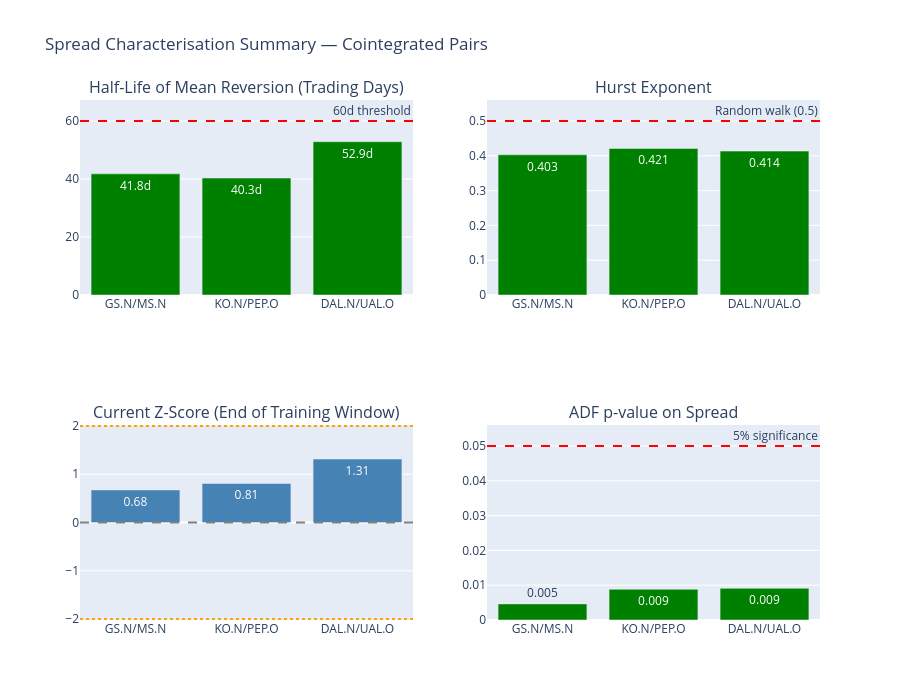

Write notebook code for a chart like this one.
### Markdown cell above
### Spread Characterisation

### Code cell
from plotly.subplots import make_subplots

pairs      = summary_df.index.tolist()
half_lives = summary_df['half_life'].tolist()
hursts     = summary_df['hurst'].tolist()
zscores    = summary_df['current_zscore'].tolist()
adf_pvals  = summary_df['adf_pvalue'].tolist()

fig = make_subplots(
    rows=2, cols=2,
    subplot_titles=(
        "Half-Life of Mean Reversion (Trading Days)",
        "Hurst Exponent",
        "Current Z-Score (End of Training Window)",
        "ADF p-value on Spread"
    )
)

# --- Half-life bar chart ---
fig.add_trace(go.Bar(
    x=pairs, y=half_lives,
    marker_color=['green' if h < 60 else 'orange' for h in half_lives],
    text=[f"{h:.1f}d" for h in half_lives], textposition='auto',
    name='Half-Life'
), row=1, col=1)
fig.add_hline(y=60, line=dict(color='red', dash='dash'), annotation_text='60d threshold', row=1, col=1)

# --- Hurst exponent bar chart ---
fig.add_trace(go.Bar(
    x=pairs, y=hursts,
    marker_color=['green' if h < 0.5 else 'red' for h in hursts],
    text=[f"{h:.3f}" for h in hursts], textposition='auto',
    name='Hurst'
), row=1, col=2)
fig.add_hline(y=0.5, line=dict(color='red',    dash='dash'), annotation_text='Random walk (0.5)', row=1, col=2)

# --- Current z-score bar chart ---
fig.add_trace(go.Bar(
    x=pairs, y=zscores,
    marker_color=['red' if abs(z) > 2 else 'steelblue' for z in zscores],
    text=[f"{z:.2f}" for z in zscores], textposition='auto',
    name='Z-Score'
), row=2, col=1)
fig.add_hline(y=2,  line=dict(color='orange', dash='dot'), row=2, col=1)
fig.add_hline(y=-2, line=dict(color='orange', dash='dot'), row=2, col=1)
fig.add_hline(y=0,  line=dict(color='gray',   dash='dash'), row=2, col=1)

# --- ADF p-value bar chart ---
fig.add_trace(go.Bar(
    x=pairs, y=adf_pvals,
    marker_color=['green' if p < 0.05 else 'red' for p in adf_pvals],
    text=[f"{p:.3f}" for p in adf_pvals], textposition='auto',
    name='ADF p-value'
), row=2, col=2)
fig.add_hline(y=0.05, line=dict(color='red', dash='dash'), annotation_text='5% significance', row=2, col=2)

fig.update_layout(
    height=700,
    title_text="Spread Characterisation Summary — Cointegrated Pairs",
    showlegend=False
)

fig.show()

### Figure 1 — Plotly figure (JSON) as saved in the notebook; plotly's stock layout.template omitted (floating-point values rounded to 4 significant figures)
{"data": [{"marker": {"color": ["green", "green", "green"]}, "name": "Half-Life", "text": ["41.8d", "40.3d", "52.9d"], "textposition": "auto", "type": "bar", "x": ["GS.N/MS.N", "KO.N/PEP.O", "DAL.N/UAL.O"], "xaxis": "x", "y": [41.77, 40.32, 52.86], "yaxis": "y"}, {"marker": {"color": ["green", "green", "green"]}, "name": "Hurst", "text": ["0.403", "0.421", "0.414"], "textposition": "auto", "type": "bar", "x": ["GS.N/MS.N", "KO.N/PEP.O", "DAL.N/UAL.O"], "xaxis": "x2", "y": [0.4028, 0.421, 0.4135], "yaxis": "y2"}, {"marker": {"color": ["steelblue", "steelblue", "steelblue"]}, "name": "Z-Score", "text": ["0.68", "0.81", "1.31"], "textposition": "auto", "type": "bar", "x": ["GS.N/MS.N", "KO.N/PEP.O", "DAL.N/UAL.O"], "xaxis": "x3", "y": [0.6755, 0.8089, 1.315], "yaxis": "y3"}, {"marker": {"color": ["green", "green", "green"]}, "name": "ADF p-value", "text": ["0.005", "0.009", "0.009"], "textposition": "auto", "type": "bar", "x": ["GS.N/MS.N", "KO.N/PEP.O", "DAL.N/UAL.O"], "xaxis": "x4", "y": [0.004625, 0.00882, 0.009095], "yaxis": "y4"}], "layout": {"annotations": [{"font": {"size": 16}, "showarrow": false, "text": "Half-Life of Mean Reversion (Trading Days)", "x": 0.225, "xanchor": "center", "xref": "paper", "y": 1, "yanchor": "bottom", "yref": "paper"}, {"font": {"size": 16}, "showarrow": false, "text": "Hurst Exponent", "x": 0.775, "xanchor": "center", "xref": "paper", "y": 1, "yanchor": "bottom", "yref": "paper"}, {"font": {"size": 16}, "showarrow": false, "text": "Current Z-Score (End of Training Window)", "x": 0.225, "xanchor": "center", "xref": "paper", "y": 0.375, "yanchor": "bottom", "yref": "paper"}, {"font": {"size": 16}, "showarrow": false, "text": "ADF p-value on Spread", "x": 0.775, "xanchor": "center", "xref": "paper", "y": 0.375, "yanchor": "bottom", "yref": "paper"}, {"showarrow": false, "text": "60d threshold", "x": 1, "xanchor": "right", "xref": "x domain", "y": 60, "yanchor": "bottom", "yref": "y"}, {"showarrow": false, "text": "Random walk (0.5)", "x": 1, "xanchor": "right", "xref": "x2 domain", "y": 0.5, "yanchor": "bottom", "yref": "y2"}, {"showarrow": false, "text": "5% significance", "x": 1, "xanchor": "right", "xref": "x4 domain", "y": 0.05, "yanchor": "bottom", "yref": "y4"}], "height": 700, "shapes": [{"line": {"color": "red", "dash": "dash"}, "type": "line", "x0": 0, "x1": 1, "xref": "x domain", "y0": 60, "y1": 60, "yref": "y"}, {"line": {"color": "red", "dash": "dash"}, "type": "line", "x0": 0, "x1": 1, "xref": "x2 domain", "y0": 0.5, "y1": 0.5, "yref": "y2"}, {"line": {"color": "orange", "dash": "dot"}, "type": "line", "x0": 0, "x1": 1, "xref": "x3 domain", "y0": 2, "y1": 2, "yref": "y3"}, {"line": {"color": "orange", "dash": "dot"}, "type": "line", "x0": 0, "x1": 1, "xref": "x3 domain", "y0": -2, "y1": -2, "yref": "y3"}, {"line": {"color": "gray", "dash": "dash"}, "type": "line", "x0": 0, "x1": 1, "xref": "x3 domain", "y0": 0, "y1": 0, "yref": "y3"}, {"line": {"color": "red", "dash": "dash"}, "type": "line", "x0": 0, "x1": 1, "xref": "x4 domain", "y0": 0.05, "y1": 0.05, "yref": "y4"}], "showlegend": false, "title": {"text": "Spread Characterisation Summary — Cointegrated Pairs"}, "xaxis": {"anchor": "y", "domain": [0, 0.45]}, "xaxis2": {"anchor": "y2", "domain": [0.55, 1]}, "xaxis3": {"anchor": "y3", "domain": [0, 0.45]}, "xaxis4": {"anchor": "y4", "domain": [0.55, 1]}, "yaxis": {"anchor": "x", "domain": [0.625, 1]}, "yaxis2": {"anchor": "x2", "domain": [0.625, 1]}, "yaxis3": {"anchor": "x3", "domain": [0, 0.375]}, "yaxis4": {"anchor": "x4", "domain": [0, 0.375]}}}
